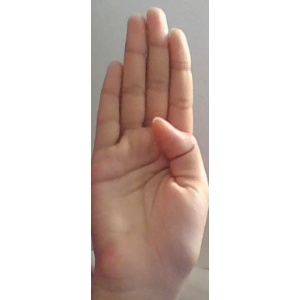
#> input picture data/0/0.jpg, 300 x 300 px; its folder holds only this picture in this run
$ python DataAugmentation.py
#> lines starting #> are read from the running program, lines starting #| are printed output that depends on the picture
#> further down, image is the input picture: shape (300, 300, 3); mean B, G, R 200, 205.3, 218.3
import os
import cv2
import numpy as np

# Répertoire des images collectées
DATA_DIR = './data'
# Répertoire pour les images augmentées
AUGMENTED_DATA_DIR = './augmented_data'
if not os.path.exists(AUGMENTED_DATA_DIR):
    os.makedirs(AUGMENTED_DATA_DIR)

def augment_image(image):
    rows, cols = image.shape[:2]
#> rows = 300; cols = 300
    augmented_images = []

    # Rotation
    for angle in [15, -15]:
        M = cv2.getRotationMatrix2D((cols/2, rows/2), angle, 1)
        rotated = cv2.warpAffine(image, M, (cols, rows))
        augmented_images.append(rotated)
#> this loop made 2 passes
#> pass 1, in augment_image, `rotated = cv2.warpAffine(image, M, (cols, rows))`:
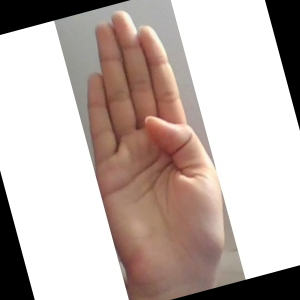
#> rotated: shape (300, 300, 3); mean B, G, R 174.8, 180.1, 193
#> pass 2, in augment_image, `rotated = cv2.warpAffine(image, M, (cols, rows))`:
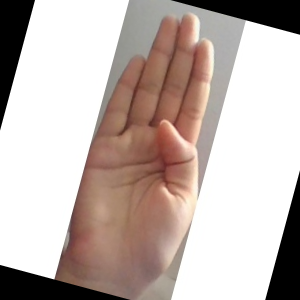
#> rotated: shape (300, 300, 3); mean B, G, R 174.8, 180, 193
#> after the loop, augmented_images = 2 items

    # Translation
    for dx, dy in [(10, 10), (-10, -10)]:
        M = np.float32([[1, 0, dx], [0, 1, dy]])
        translated = cv2.warpAffine(image, M, (cols, rows))
        augmented_images.append(translated)
#> this loop made 2 passes
#> pass 1, in augment_image, `translated = cv2.warpAffine(image, M, (cols, rows))`:
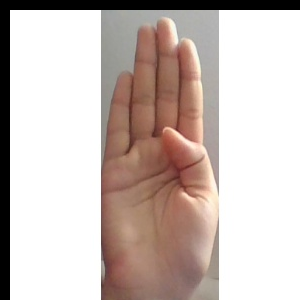
#> translated: shape (300, 300, 3); mean B, G, R 185.2, 190.4, 203.1
#> pass 2, in augment_image, `translated = cv2.warpAffine(image, M, (cols, rows))`:
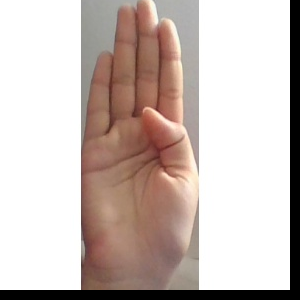
#> translated: shape (300, 300, 3); mean B, G, R 184.4, 189.7, 202.7
#> after the loop, augmented_images = 4 items

    # Flipping
    flipped = cv2.flip(image, 1)
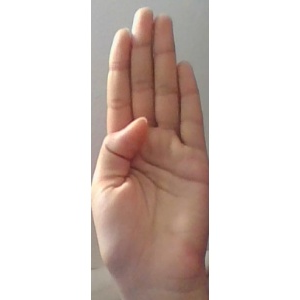
#> flipped: shape (300, 300, 3); mean B, G, R 200, 205.3, 218.3
    augmented_images.append(flipped)

    # Scaling
    for scale in [1.2, 0.8]:
        scaled = cv2.resize(image, None, fx=scale, fy=scale, interpolation=cv2.INTER_LINEAR)
        if scaled.shape[0] > rows:
            scaled = cv2.resize(scaled, (cols, rows))
        imgWhite = np.ones_like(image) * 255
        x_center = (imgWhite.shape[1] - scaled.shape[1]) // 2
        y_center = (imgWhite.shape[0] - scaled.shape[0]) // 2
        imgWhite[y_center:y_center+scaled.shape[0], x_center:x_center+scaled.shape[1]] = scaled
        augmented_images.append(imgWhite)
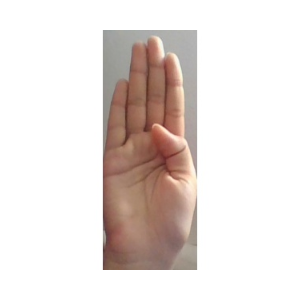
#> imgWhite: shape (300, 300, 3); mean B, G, R 219.8, 223.2, 231.5
#> after the loop, augmented_images = 7 items

    return augmented_images

for class_dir in os.listdir(DATA_DIR):
    class_path = os.path.join(DATA_DIR, class_dir)
    augmented_class_path = os.path.join(AUGMENTED_DATA_DIR, class_dir)
    if not os.path.exists(augmented_class_path):
        os.makedirs(augmented_class_path)

    for img_name in os.listdir(class_path):
        img_path = os.path.join(class_path, img_name)
        image = cv2.imread(img_path)

        augmented_images = augment_image(image)
#> augmented_images = 7 items

        for idx, aug_img in enumerate(augmented_images):
            aug_img_name = f'{os.path.splitext(img_name)[0]}_aug_{idx}.jpg'
            cv2.imwrite(os.path.join(augmented_class_path, aug_img_name), aug_img)
#> this loop made 7 passes

        cv2.imwrite(os.path.join(augmented_class_path, img_name), image)
#> pass 2 of the loop `for class_dir in os.listdir(DATA_DIR):`:
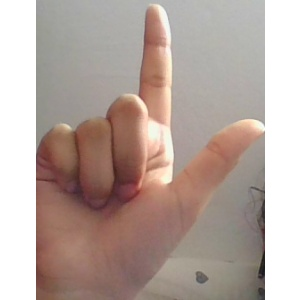
#> input picture data/1/102.jpg, 300 x 300 px
#> image is the input picture: shape (300, 300, 3); mean B, G, R 158.4, 165.6, 182.2
#> the loop in augment_image (call 2), `for angle in [15, -15]:` made 2 passes
#> M on passes 1 to 2: [[0.966, 0.259, -33.71], [-0.259, 0.966, 43.93]], [[0.966, -0.259, 43.93], [0.259, 0.966, -33.71]]
#> pass 1, in augment_image (call 2), `rotated = cv2.warpAffine(image, M, (cols, rows))`:
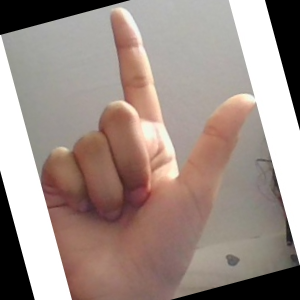
#> rotated: shape (300, 300, 3); mean B, G, R 135.8, 142.9, 159.1
#> after the loop in augment_image (call 2), `for angle in [15, -15]:`: augmented_images = 2 items
#> after the loop in augment_image (call 2), `for dx, dy in [(10, 10), (-10, -10)]:`: augmented_images = 4 items
#> after the loop in augment_image (call 2), `for scale in [1.2, 0.8]:`:
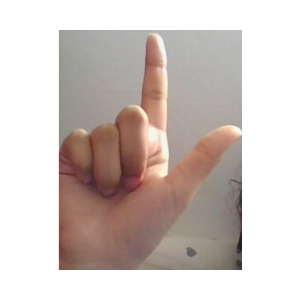
#> imgWhite: shape (300, 300, 3); mean B, G, R 193.2, 197.8, 208.4
#> after the loop in augment_image (call 2), `for scale in [1.2, 0.8]:`: augmented_images = 7 items
#> the loop `for idx, aug_img in enumerate(augmented_images):` made 7 passes
